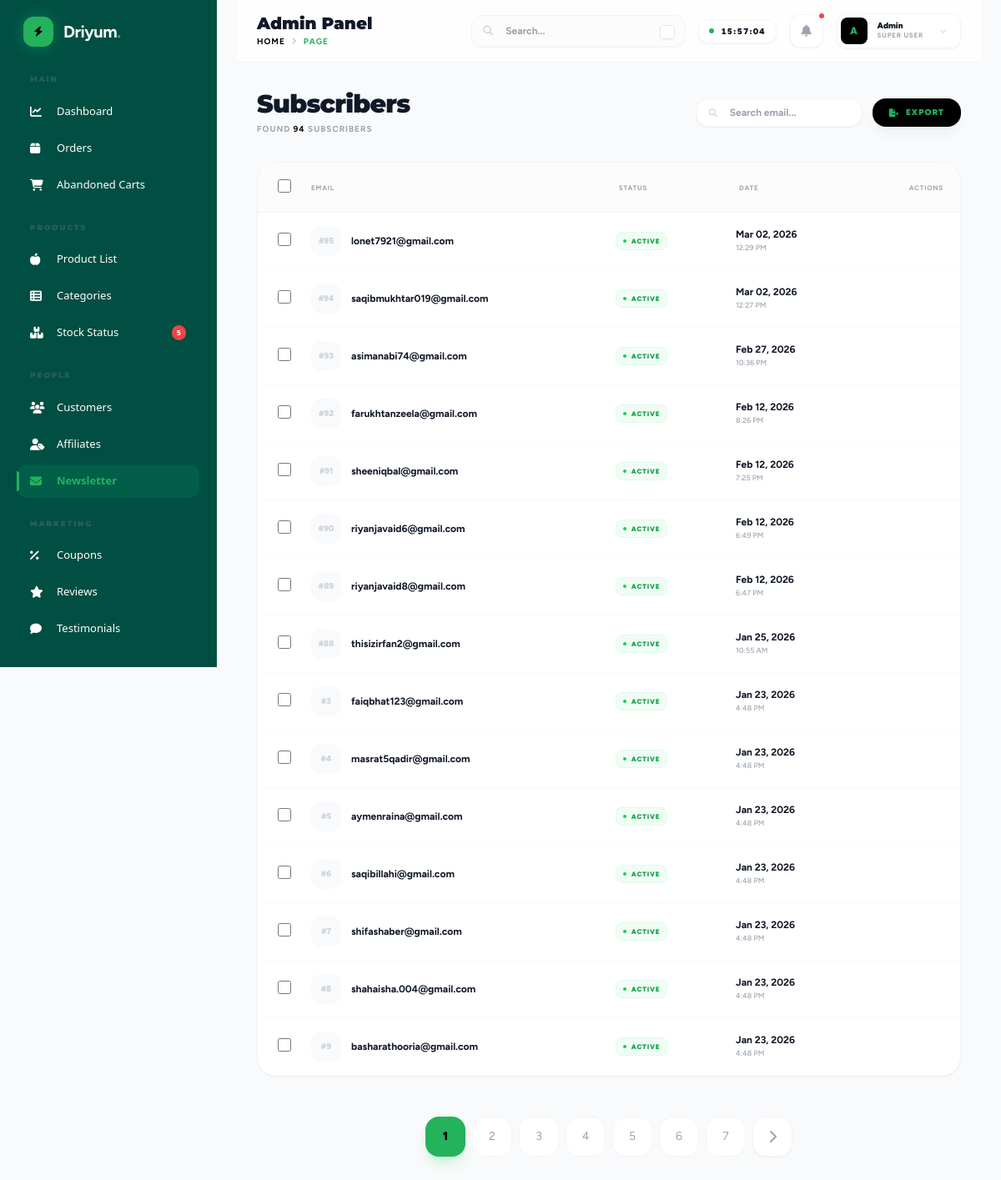
Screenshot of /admin/subscribers.php (signed in) with the database file from the repository.
### tables this page shows
CREATE TABLE `newsletter_subscribers` (
  `id` int(11) NOT NULL,
  `email` varchar(255) NOT NULL,
  `is_active` tinyint(1) DEFAULT 1,
  `subscribed_at` timestamp NOT NULL DEFAULT current_timestamp()
);

### config/database.php (called while the page is built, shortened)
<?php
function get_db_connection() {
    static $conn = null;
    if ($conn === null) {
        $conn = @mysqli_connect(DB_HOST, DB_USER, DB_PASS, DB_NAME);
        mysqli_set_charset($conn, "utf8mb4");
        mysqli_query($conn, "SET time_zone = '+05:30'");
    }
    return $conn;
}
function execute_query($sql, $params = []) {
    $conn = get_db_connection();
    if (!empty($params)) {
        $stmt = mysqli_prepare($conn, $sql);
        if ($stmt) {
            $types = '';
            $values = [];
            foreach ($params as $param) {
                if (is_int($param)) {
                    $types .= 'i';
                } elseif (is_double($param)) {
                    $types .= 'd';
                } else {
                    $types .= 's';
                }
                $values[] = $param;
            }
            mysqli_stmt_bind_param($stmt, $types, ...$values);
            $result = mysqli_stmt_get_result($stmt);
            return $result;
        }
        return false;
    }
    return mysqli_query($conn, $sql);
}
function fetch_all($sql, $params = []) {
    $result = execute_query($sql, $params);
    if ($result) {
        $rows = [];
        while ($row = mysqli_fetch_assoc($result)) {
            $rows[] = $row;
        }
        return $rows;
    }
    return [];
}
function fetch_one($sql, $params = []) {
    $result = execute_query($sql, $params);
    if ($result) {
        return mysqli_fetch_assoc($result);
    }
    return null;
}

### admin/subscribers.php (the view, shortened to what this page needs)
<?php
require_once '../config/database.php';
require_once '../includes/functions.php';
$search = sanitize_input($_GET['q'] ?? '');
include 'includes/header.php';
$params = [];
$query = "SELECT * FROM newsletter_subscribers";
$query .= " ORDER BY subscribed_at DESC";
$pagination = get_pagination_data($query, $params, 15);
$subscribers = $pagination['records'];
?>
<div class="mb-8 flex flex-col md:flex-row justify-between items-start md:items-center gap-6 anim-up">
    <div>
        <h1 class="text-3xl font-black text-gray-900 crimson-pro tracking-tight">Subscribers</h1>
        <p class="text-[10px] font-bold text-gray-400 uppercase tracking-widest mt-1">Found <span class="text-black"><?php echo $pagination['total_records']; ?></span> subscribers</p>
    </div>
    <div class="flex flex-col sm:flex-row gap-3 w-full md:w-auto">
        <form class="relative group flex-1 sm:flex-none">
            <i class="fas fa-search absolute left-4 top-1/2 -translate-y-1/2 text-gray-300 group-focus-within:text-black transition-colors text-[10px]"></i>
            <input type="text" name="q" value="<?php echo htmlspecialchars($search); ?>" placeholder="Search email..." class="w-full bg-white border border-gray-100 rounded-2xl pl-10 pr-4 py-2 text-xs font-bold outline-none focus:border-black shadow-sm transition-all sm:min-w-[200px]">
        </form>
        <div class="flex gap-2">
            <button onclick="exportSubscribers()" class="flex-1 sm:flex-none bg-black text-[#24B25D] px-5 py-2 rounded-2xl text-[10px] font-black uppercase tracking-widest hover:scale-105 active:scale-95 transition-all shadow-lg shadow-black/5 flex items-center justify-center gap-2">
                <i class="fas fa-file-export"></i> Export
            </button>
        </div>
    </div>
</div>
<div class="bg-white rounded-3xl shadow-sm border border-gray-100 overflow-hidden anim-up">
    <div class="overflow-x-auto">
        <table class="w-full text-left border-collapse" id="subscribersTable">
            <thead>
                <tr class="text-gray-400 text-[8px] uppercase bg-gray-50/50 border-b border-gray-100 font-black tracking-widest">
                    <th class="p-5 w-16 text-center">
                        <input type="checkbox" id="selectAllHeader" class="w-4 h-4 rounded border-gray-200 text-black focus:ring-black cursor-pointer">
                    </th>
                    <th class="p-5 pl-0">Email</th>
                    <th class="p-5">Status</th>
                    <th class="p-5 hidden sm:table-cell">Date</th>
                    <th class="p-5 text-right">Actions</th>
                </tr>
            </thead>
            <tbody class="text-xs text-gray-600">
                <?php foreach ($subscribers as $s): ?>
                <tr class="border-b border-gray-50 hover:bg-gray-50/50 transition-all group">
                    <td class="p-4 text-center">
                        <input type="checkbox" value="<?php echo $s['id']; ?>" class="subscriber-checkbox w-4 h-4 rounded border-gray-200 text-[#24B25D] focus:ring-[#24B25D] cursor-pointer">
                    </td>
                    <td class="p-4 pl-0">
                        <div class="flex items-center gap-3">
                            <div class="w-9 h-9 rounded-xl bg-gray-50 flex items-center justify-center text-gray-300 font-black text-[10px] border border-gray-50 group-hover:bg-black group-hover:text-[#24B25D] transition-all">
                                #<?php echo $s['id']; ?>
                            </div>
                            <div class="font-bold text-gray-900"><?php echo $s['email']; ?></div>
                        </div>
                    </td>
                    <td class="p-4">
                        <a href="?toggle=<?php echo $s['id']; ?><?php echo $search ? '&q='.$search : ''; ?>" class="inline-block">
                            <?php if($s['is_active']): ?>
                                <span class="px-2 py-0.5 rounded-lg text-[8px] font-black uppercase tracking-widest border border-green-100 bg-green-50 text-green-600 flex items-center gap-1.5">
                                    <span class="w-1 h-1 rounded-full bg-green-500"></span> Active
                                </span>
                            <?php else: ?>
                                <span class="px-2 py-0.5 rounded-lg text-[8px] font-black uppercase tracking-widest border border-gray-100 bg-gray-50 text-gray-400">Inactive</span>
                            <?php endif; ?>
                        </a>
                    </td>
                    <td class="p-4 hidden sm:table-cell">
                        <div class="font-bold text-gray-900"><?php echo date('M d, Y', strtotime($s['subscribed_at'])); ?></div>
                        <div class="text-[9px] text-gray-400 font-medium"><?php echo date('g:i A', strtotime($s['subscribed_at'])); ?></div>
                    </td>
                    <td class="p-4 text-right">
                    </td>
                </tr>
                <?php endforeach; ?>
            </tbody>
        </table>
    </div>
</div>
<?php echo render_pagination($pagination['total_pages'], $pagination['current_page']); ?>
<?php include 'includes/footer.php'; ?>

### assets/css/chunky.css (style rules this page uses)
:root { --color-bg: #FFFEDC; --color-primary: #24B25D; --color-primary-dark: #17775D; --color-text: #111827; --color-bg-card: #ffffff; --shadow-chunk: 0 8px 0 rgba(0, 0, 0, 0.05), 0 12px 24px rgba(0, 0, 0, 0.1); --shadow-float: 0 10px 30px -5px rgba(25, 220, 126, 0.3); --font-heading: 'Montserrat', sans-serif; --font-body: 'Figtree', sans-serif; --font-cute: 'Delius', cursive; --radius-l: 24px; --radius-xl: 40px; --radius-pill: 100px; }
.anim-up { animation: anim-up 0.6s cubic-bezier(0.34, 1.56, 0.64, 1) forwards; }
body { background-color: var(--color-bg); color: var(--color-text); font-family: var(--font-body); -webkit-font-smoothing: antialiased; overflow-x: clip; }
h1, h2, h3, h4, h5, h6 { font-family: var(--font-heading); }
:root { --heading-clamp: clamp(2.5rem, 8vw, 6rem); --subheading-clamp: clamp(1.25rem, 3vw, 2.5rem); }

### admin/includes/header.php (style rules this page uses)
body { font-family: 'Figtree', sans-serif; background-color: #fcfdfe; color: #1e293b; }
.crimson-pro { font-family: 'Montserrat', sans-serif; }
.anim-up { animation: slideIn 0.3s ease-out forwards; }

### rows the page displays
newsletter_subscribers: id "95", email "lonet7921@gmail.com", is_active 1 (drawn), subscribed_at "Mar 02, 2026", subscribed_at "12:29 PM"
newsletter_subscribers: id "94", email "saqibmukhtar019@gmail.com", is_active 1 (drawn), subscribed_at "Mar 02, 2026", subscribed_at "12:27 PM"
newsletter_subscribers: id "93", email "asimanabi74@gmail.com", is_active 1 (drawn), subscribed_at "Feb 27, 2026", subscribed_at "10:36 PM"
newsletter_subscribers: id "92", email "farukhtanzeela@gmail.com", is_active 1 (drawn), subscribed_at "Feb 12, 2026", subscribed_at "8:26 PM"
newsletter_subscribers: id "91", email "sheeniqbal@gmail.com", is_active 1 (drawn), subscribed_at "Feb 12, 2026", subscribed_at "7:25 PM"
newsletter_subscribers: id "90", email "riyanjavaid6@gmail.com", is_active 1 (drawn), subscribed_at "Feb 12, 2026", subscribed_at "6:49 PM"
newsletter_subscribers: id "89", email "riyanjavaid8@gmail.com", is_active 1 (drawn), subscribed_at "Feb 12, 2026", subscribed_at "6:47 PM"
newsletter_subscribers: id "88", email "thisizirfan2@gmail.com", is_active 1 (drawn), subscribed_at "Jan 25, 2026", subscribed_at "10:55 AM"
newsletter_subscribers: id "3", email "faiqbhat123@gmail.com", is_active 1 (drawn), subscribed_at "Jan 23, 2026", subscribed_at "4:48 PM"
newsletter_subscribers: id "4", email "masrat5qadir@gmail.com", is_active 1 (drawn), subscribed_at "Jan 23, 2026", subscribed_at "4:48 PM"
newsletter_subscribers: id "5", email "aymenraina@gmail.com", is_active 1 (drawn), subscribed_at "Jan 23, 2026", subscribed_at "4:48 PM"
newsletter_subscribers: id "6", email "saqibillahi@gmail.com", is_active 1 (drawn), subscribed_at "Jan 23, 2026", subscribed_at "4:48 PM"
newsletter_subscribers: id "7", email "shifashaber@gmail.com", is_active 1 (drawn), subscribed_at "Jan 23, 2026", subscribed_at "4:48 PM"
newsletter_subscribers: id "8", email "shahaisha.004@gmail.com", is_active 1 (drawn), subscribed_at "Jan 23, 2026", subscribed_at "4:48 PM"
newsletter_subscribers: id "9", email "basharathooria@gmail.com", is_active 1 (drawn), subscribed_at "Jan 23, 2026", subscribed_at "4:48 PM"

### other values shown
$low_stock_count "5"
$page_titles[$curr_page] "Admin Panel"
$page_titles[$curr_page] "PAGE"
$pagination['total_records'] "94"
